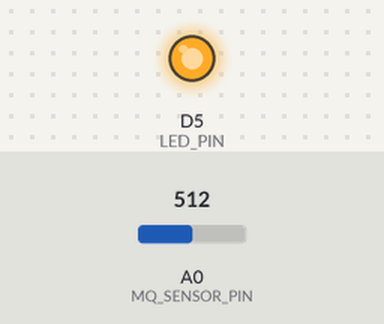
Bench run of a sketch on a simulated ESP8266 (NodeMCU). Parts: output pins drawn as LEDs (lit = HIGH). Inputs (shaded band) come from the test bench; at power-on: A0 (MQ_SENSOR_PIN) = 512. What the sketch prints to the serial monitor is not drawn.

Above: at 1.3 s.
1.4 s: A0 (MQ_SENSOR_PIN) set to 54
2.9 s: A0 (MQ_SENSOR_PIN) set to 46
At 3.6 s:
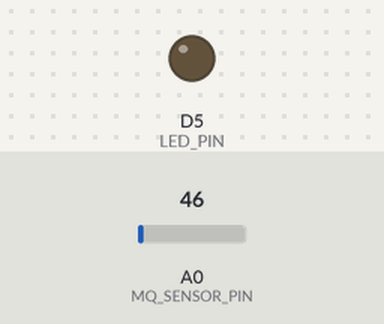
4.5 s: A0 (MQ_SENSOR_PIN) set to 122
At 4.8 s:
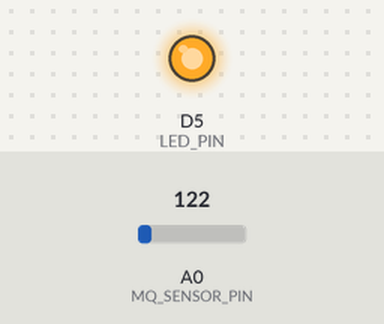
6.0 s: A0 (MQ_SENSOR_PIN) set to 0
At 7.1 s:
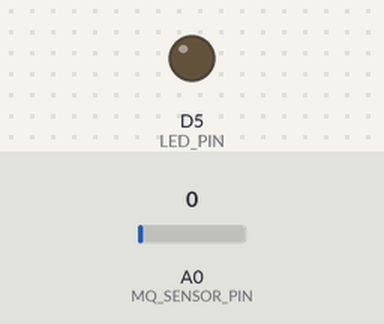
Timing chart, 0 to 8.5 s (numbered marks = the images above; inputs shaded):
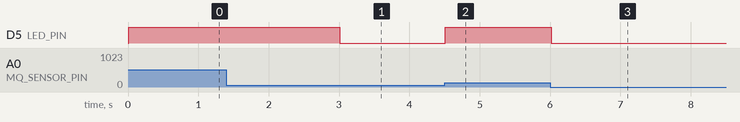

Measured:
- the behaviour switches between 51 and 50 on A0 (MQ_SENSOR_PIN) (found by bisection; images 0 and 1)
- after the input at 1.4 s, every drawn part: stays the same
- after the input at 2.9 s, D5 (LED_PIN): HIGH → LOW after 0.11 s
- after the input at 4.5 s, D5 (LED_PIN): LOW → HIGH at once
- after the input at 6.0 s, D5 (LED_PIN): HIGH → LOW at once

The sketch:

MQ.ino
```cpp
#define MQ_SENSOR_PIN A0
#define LED_PIN D5

const int AMBANG_GAS = 50;

void setup() {
  Serial.begin(9600);
  pinMode(LED_PIN, OUTPUT);
  digitalWrite(LED_PIN, LOW);

  Serial.println("Sensor MQ Siap (Analog Mode)");
}

void loop() {
  int nilaiGas = analogRead(MQ_SENSOR_PIN);
  Serial.print("Nilai Gas: ");
  Serial.println(nilaiGas);

  if (nilaiGas > AMBANG_GAS) {
    Serial.println("🚨 Gas Melebihi Ambang!");
    digitalWrite(LED_PIN, HIGH);
  } else {
    Serial.println("✅ Gas Normal.");
    digitalWrite(LED_PIN, LOW);
  }

  delay(500);
}
```
